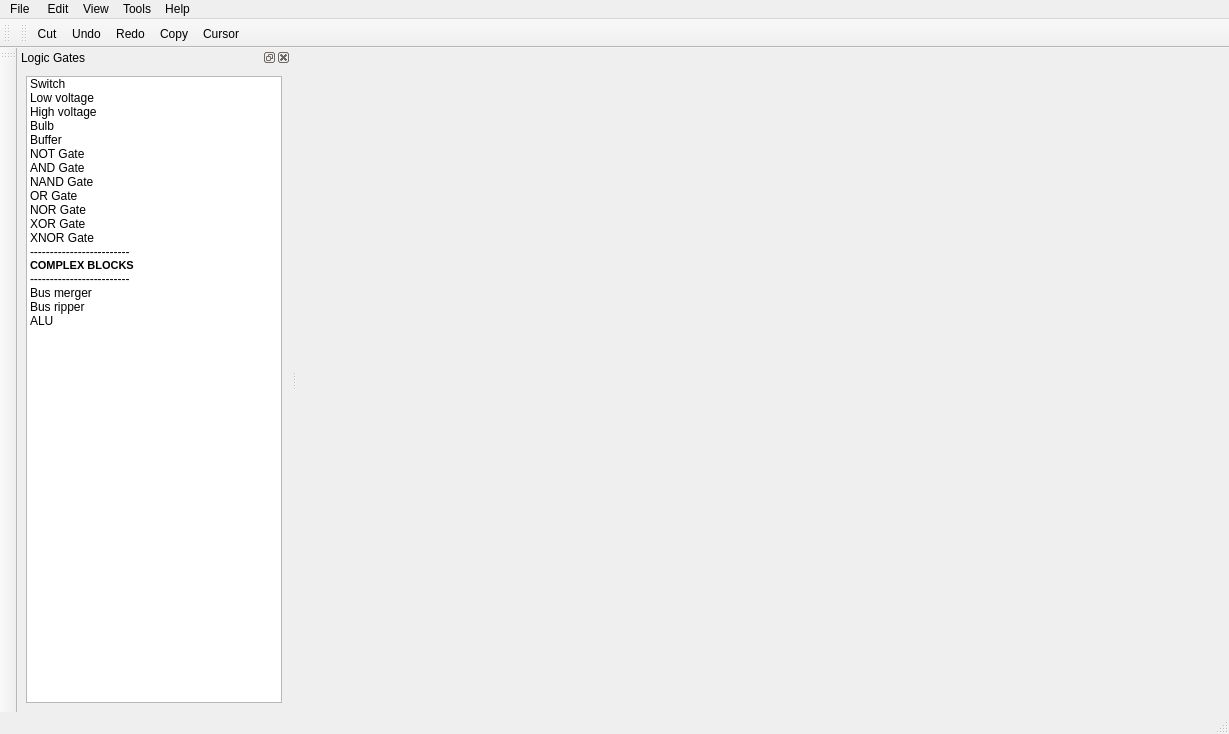
<?xml version="1.0" encoding="UTF-8"?>
<ui version="4.0">
 <class>MainWindow</class>
 <widget class="QMainWindow" name="Simulator">
  <property name="geometry">
   <rect>
    <x>0</x>
    <y>0</y>
    <width>1229</width>
    <height>734</height>
   </rect>
  </property>
  <property name="windowTitle">
   <string>MainWindow</string>
  </property>
  <widget class="QWidget" name="centralwidget"/>
  <widget class="QMenuBar" name="menubar">
   <property name="geometry">
    <rect>
     <x>0</x>
     <y>0</y>
     <width>1229</width>
     <height>26</height>
    </rect>
   </property>
   <widget class="QMenu" name="menuFile">
    <property name="title">
     <string>File </string>
    </property>
    <addaction name="separator"/>
   </widget>
   <widget class="QMenu" name="menuEdit">
    <property name="title">
     <string>Edit</string>
    </property>
   </widget>
   <widget class="QMenu" name="menuView">
    <property name="title">
     <string>View</string>
    </property>
   </widget>
   <widget class="QMenu" name="menuools">
    <property name="title">
     <string>Tools</string>
    </property>
   </widget>
   <widget class="QMenu" name="menuHelp">
    <property name="title">
     <string>Help</string>
    </property>
   </widget>
   <addaction name="menuFile"/>
   <addaction name="menuEdit"/>
   <addaction name="menuView"/>
   <addaction name="menuools"/>
   <addaction name="menuHelp"/>
  </widget>
  <widget class="QStatusBar" name="statusbar"/>
  <widget class="QToolBar" name="toolBar_2">
   <property name="windowTitle">
    <string>toolBar_2</string>
   </property>
   <attribute name="toolBarArea">
    <enum>LeftToolBarArea</enum>
   </attribute>
   <attribute name="toolBarBreak">
    <bool>false</bool>
   </attribute>
  </widget>
  <widget class="QToolBar" name="toolBar_3">
   <property name="windowTitle">
    <string>toolBar_3</string>
   </property>
   <attribute name="toolBarArea">
    <enum>TopToolBarArea</enum>
   </attribute>
   <attribute name="toolBarBreak">
    <bool>true</bool>
   </attribute>
  </widget>
  <widget class="QToolBar" name="toolBar">
   <property name="windowTitle">
    <string>toolBar</string>
   </property>
   <attribute name="toolBarArea">
    <enum>TopToolBarArea</enum>
   </attribute>
   <attribute name="toolBarBreak">
    <bool>false</bool>
   </attribute>
   <addaction name="actionCut"/>
   <addaction name="actionUndo"/>
   <addaction name="actionRedo"/>
   <addaction name="actionCopy"/>
   <addaction name="actionCursor"/>
  </widget>
  <widget class="QDockWidget" name="dockWidget">
   <property name="windowTitle">
    <string>Logic Gates</string>
   </property>
   <attribute name="dockWidgetArea">
    <number>1</number>
   </attribute>
   <widget class="QWidget" name="dockWidgetContents">
    <layout class="QVBoxLayout" name="verticalLayout">
     <item>
      <widget class="QListWidget" name="listWidget">
       <item>
        <property name="text">
         <string>Switch</string>
        </property>
        <property name="icon">
         <iconset>
          <normaloff>../images/icons8-toggle-off-90.png</normaloff>
          <normalon>../images/icons8-toggle-on-90.png</normalon>../images/icons8-toggle-off-90.png</iconset>
        </property>
       </item>
       <item>
        <property name="text">
         <string>Low voltage</string>
        </property>
        <property name="icon">
         <iconset>
          <normaloff>../images/0.png</normaloff>../images/0.png</iconset>
        </property>
       </item>
       <item>
        <property name="text">
         <string>High voltage</string>
        </property>
        <property name="icon">
         <iconset>
          <normaloff>../images/1.png</normaloff>../images/1.png</iconset>
        </property>
       </item>
       <item>
        <property name="text">
         <string>Bulb</string>
        </property>
        <property name="icon">
         <iconset>
          <normaloff>../images/icons8-light-96.png</normaloff>
          <normalon>../images/icons8-light-on-96.png</normalon>../images/icons8-light-96.png</iconset>
        </property>
       </item>
       <item>
        <property name="text">
         <string>Buffer</string>
        </property>
        <property name="icon">
         <iconset>
          <normaloff>../images/icons8-logic-gate-buffer-96.png</normaloff>../images/icons8-logic-gate-buffer-96.png</iconset>
        </property>
       </item>
       <item>
        <property name="text">
         <string>NOT Gate</string>
        </property>
        <property name="icon">
         <iconset>
          <normaloff>../images/icons8-logic-gate-not-96.png</normaloff>../images/icons8-logic-gate-not-96.png</iconset>
        </property>
       </item>
       <item>
        <property name="text">
         <string>AND Gate</string>
        </property>
        <property name="icon">
         <iconset>
          <normaloff>../images/icons8-logic-gate-and-96.png</normaloff>../images/icons8-logic-gate-and-96.png</iconset>
        </property>
       </item>
       <item>
        <property name="text">
         <string>NAND Gate</string>
        </property>
        <property name="icon">
         <iconset>
          <normaloff>../images/icons8-logic-gate-nand-96.png</normaloff>../images/icons8-logic-gate-nand-96.png</iconset>
        </property>
       </item>
       <item>
        <property name="text">
         <string>OR Gate</string>
        </property>
        <property name="icon">
         <iconset>
          <normaloff>../images/icons8-logic-gate-or-96.png</normaloff>../images/icons8-logic-gate-or-96.png</iconset>
        </property>
       </item>
       <item>
        <property name="text">
         <string>NOR Gate</string>
        </property>
        <property name="icon">
         <iconset>
          <normaloff>../images/icons8-logic-gate-nor-96.png</normaloff>../images/icons8-logic-gate-nor-96.png</iconset>
        </property>
       </item>
       <item>
        <property name="text">
         <string>XOR Gate</string>
        </property>
        <property name="icon">
         <iconset>
          <normaloff>../images/icons8-logic-gate-xor-96.png</normaloff>../images/icons8-logic-gate-xor-96.png</iconset>
        </property>
       </item>
       <item>
        <property name="text">
         <string>XNOR Gate</string>
        </property>
        <property name="icon">
         <iconset>
          <normaloff>../images/icons8-logic-gate-xnor-96.png</normaloff>../images/icons8-logic-gate-xnor-96.png</iconset>
        </property>
       </item>
       <item>
        <property name="text">
         <string>-------------------------</string>
        </property>
       </item>
       <item>
        <property name="text">
         <string>COMPLEX BLOCKS</string>
        </property>
        <property name="font">
         <font>
          <pointsize>8</pointsize>
          <weight>75</weight>
          <bold>true</bold>
         </font>
        </property>
       </item>
       <item>
        <property name="text">
         <string>-------------------------</string>
        </property>
       </item>
       <item>
        <property name="text">
         <string>Bus merger</string>
        </property>
        <property name="icon">
         <iconset>
          <normaloff>../images/bus_merger2.png</normaloff>../images/bus_merger2.png</iconset>
        </property>
       </item>
       <item>
        <property name="text">
         <string>Bus ripper</string>
        </property>
        <property name="icon">
         <iconset>
          <normalon>../images/bus_ripper2.png</normalon>
         </iconset>
        </property>
       </item>
       <item>
        <property name="text">
         <string>ALU</string>
        </property>
        <property name="icon">
         <iconset>
          <normaloff>../images/alu.png</normaloff>../images/alu.png</iconset>
        </property>
       </item>
      </widget>
     </item>
    </layout>
   </widget>
  </widget>
  <action name="actionCut">
   <property name="checkable">
    <bool>true</bool>
   </property>
   <property name="icon">
    <iconset>
     <normaloff>../images/cut.png</normaloff>../images/cut.png</iconset>
   </property>
   <property name="text">
    <string>Cut</string>
   </property>
   <property name="toolTip">
    <string>Cut selected objects</string>
   </property>
  </action>
  <action name="actionUndo">
   <property name="icon">
    <iconset>
     <normaloff>../images/icons8-undo-96.png</normaloff>../images/icons8-undo-96.png</iconset>
   </property>
   <property name="text">
    <string>Undo</string>
   </property>
   <property name="toolTip">
    <string>Undo to the previous action</string>
   </property>
  </action>
  <action name="actionRedo">
   <property name="icon">
    <iconset>
     <normaloff>../images/icons8-redo-96.png</normaloff>../images/icons8-redo-96.png</iconset>
   </property>
   <property name="text">
    <string>Redo</string>
   </property>
   <property name="toolTip">
    <string>Redo the next action</string>
   </property>
  </action>
  <action name="actionCopy">
   <property name="icon">
    <iconset>
     <normaloff>../images/copy.png</normaloff>../images/copy.png</iconset>
   </property>
   <property name="text">
    <string>Copy</string>
   </property>
   <property name="toolTip">
    <string>Copy the selected item</string>
   </property>
  </action>
  <action name="actionCursor">
   <property name="icon">
    <iconset>
     <normaloff>../images/cursor.png</normaloff>../images/cursor.png</iconset>
   </property>
   <property name="text">
    <string>Cursor</string>
   </property>
   <property name="toolTip">
    <string>Cursor</string>
   </property>
  </action>
 </widget>
 <resources/>
 <connections/>
</ui>
